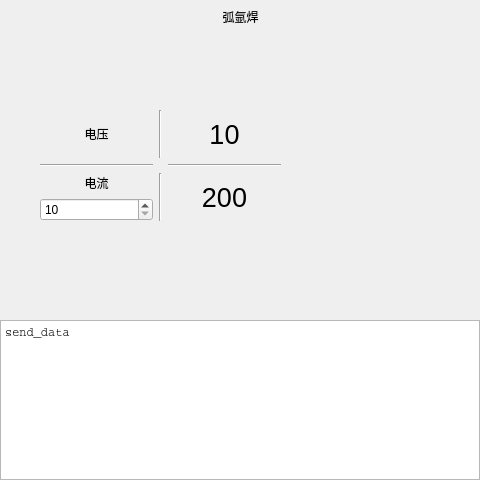
<?xml version="1.0" encoding="UTF-8"?>
<ui version="4.0">
 <class>Dialog_argon_protected_welding</class>
 <widget class="QDialog" name="Dialog_argon_protected_welding">
  <property name="geometry">
   <rect>
    <x>0</x>
    <y>0</y>
    <width>480</width>
    <height>480</height>
   </rect>
  </property>
  <property name="windowTitle">
   <string>Dialog</string>
  </property>
  <widget class="QTextEdit" name="textEdit">
   <property name="geometry">
    <rect>
     <x>0</x>
     <y>320</y>
     <width>480</width>
     <height>160</height>
    </rect>
   </property>
   <property name="font">
    <font>
     <family>Courier</family>
     <pointsize>15</pointsize>
    </font>
   </property>
   <property name="html">
    <string>&lt;!DOCTYPE HTML PUBLIC &quot;-//W3C//DTD HTML 4.0//EN&quot; &quot;http://www.w3.org/TR/REC-html40/strict.dtd&quot;&gt;
&lt;html&gt;&lt;head&gt;&lt;meta name=&quot;qrichtext&quot; content=&quot;1&quot; /&gt;&lt;meta charset=&quot;utf-8&quot; /&gt;&lt;style type=&quot;text/css&quot;&gt;
p, li { white-space: pre-wrap; }
&lt;/style&gt;&lt;/head&gt;&lt;body style=&quot; font-family:'Courier'; font-size:15pt; font-weight:400; font-style:normal;&quot;&gt;
&lt;p style=&quot; margin-top:0px; margin-bottom:0px; margin-left:0px; margin-right:0px; -qt-block-indent:0; text-indent:0px;&quot;&gt;&lt;span style=&quot; font-family:'Microsoft YaHei UI'; font-size:9pt;&quot;&gt;send_data&lt;/span&gt;&lt;/p&gt;&lt;/body&gt;&lt;/html&gt;</string>
   </property>
  </widget>
  <widget class="QLabel" name="label_17">
   <property name="geometry">
    <rect>
     <x>0</x>
     <y>1</y>
     <width>481</width>
     <height>31</height>
    </rect>
   </property>
   <property name="text">
    <string>弧氩焊</string>
   </property>
   <property name="alignment">
    <set>Qt::AlignCenter</set>
   </property>
  </widget>
  <widget class="QWidget" name="">
   <property name="geometry">
    <rect>
     <x>40</x>
     <y>110</y>
     <width>241</width>
     <height>111</height>
    </rect>
   </property>
   <layout class="QGridLayout" name="gridLayout_2">
    <item row="0" column="0">
     <widget class="QLabel" name="label">
      <property name="text">
       <string>电压</string>
      </property>
      <property name="alignment">
       <set>Qt::AlignCenter</set>
      </property>
     </widget>
    </item>
    <item row="2" column="2">
     <widget class="QLabel" name="label_4">
      <property name="font">
       <font>
        <pointsize>20</pointsize>
       </font>
      </property>
      <property name="text">
       <string>200</string>
      </property>
      <property name="alignment">
       <set>Qt::AlignCenter</set>
      </property>
     </widget>
    </item>
    <item row="2" column="0">
     <layout class="QGridLayout" name="gridLayout">
      <item row="0" column="0">
       <widget class="QLabel" name="label_2">
        <property name="text">
         <string>电流</string>
        </property>
        <property name="alignment">
         <set>Qt::AlignCenter</set>
        </property>
       </widget>
      </item>
      <item row="1" column="0">
       <widget class="QSpinBox" name="spinBox_2">
        <property name="minimum">
         <number>10</number>
        </property>
        <property name="maximum">
         <number>270</number>
        </property>
       </widget>
      </item>
     </layout>
    </item>
    <item row="0" column="2">
     <widget class="QLabel" name="label_3">
      <property name="font">
       <font>
        <pointsize>20</pointsize>
       </font>
      </property>
      <property name="text">
       <string>10</string>
      </property>
      <property name="alignment">
       <set>Qt::AlignCenter</set>
      </property>
     </widget>
    </item>
    <item row="1" column="0">
     <widget class="Line" name="line">
      <property name="orientation">
       <enum>Qt::Horizontal</enum>
      </property>
     </widget>
    </item>
    <item row="1" column="2">
     <widget class="Line" name="line_2">
      <property name="orientation">
       <enum>Qt::Horizontal</enum>
      </property>
     </widget>
    </item>
    <item row="2" column="1">
     <widget class="Line" name="line_3">
      <property name="orientation">
       <enum>Qt::Vertical</enum>
      </property>
     </widget>
    </item>
    <item row="0" column="1">
     <widget class="Line" name="line_4">
      <property name="orientation">
       <enum>Qt::Vertical</enum>
      </property>
     </widget>
    </item>
   </layout>
  </widget>
 </widget>
 <resources/>
 <connections/>
</ui>
